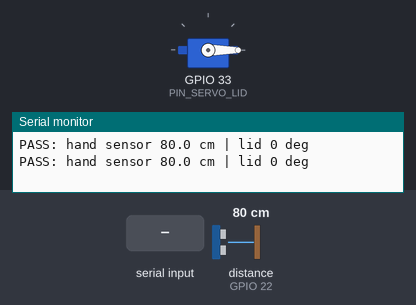
The sketch below on a simulated ESP32. Parts: servo, the last lines printed to the serial monitor. Wiring (inferred from the names in the program): ultrasonic range finder: trigger GPIO 23; echo GPIO 22. The test bench sets the inputs (shaded band); at power-on: distance to the obstacle (sensor on GPIO 22) 80 cm. The echo pulse lasts 58.3 µs per cm.

Above: at 1.2 s.
1.3 s: distance to the obstacle (sensor on GPIO 22) set to 22 cm
2.8 s: distance to the obstacle (sensor on GPIO 22) set to 19 cm
At 4.9 s:
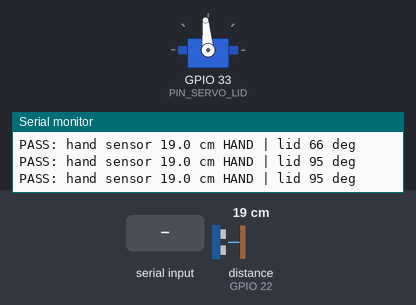
5.2 s: "angle  45\n" received over Serial
At 5.8 s:
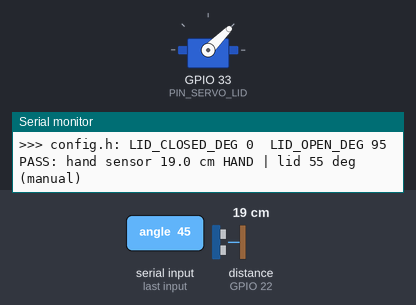
7.0 s: "auto\n" received over Serial
At 7.15 s:
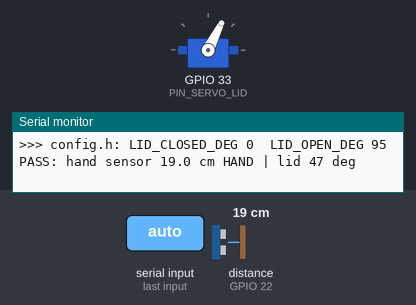
8.8 s: "open  45\n" received over Serial
At 8.95 s:
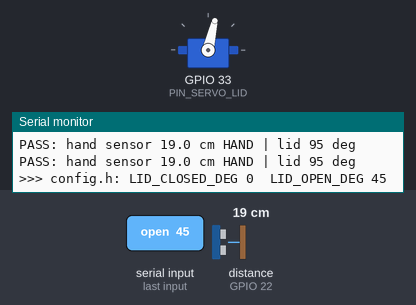
Timing chart, 0 to 11.6 s (numbered marks = the images above; inputs shaded):
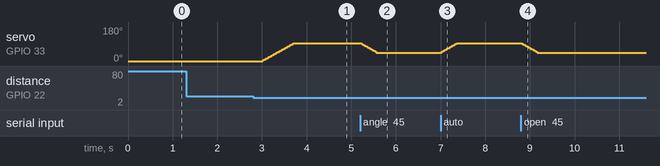

Measured:
- the behaviour switches between 21 and 20 cm on distance to the obstacle (sensor on GPIO 22) (found by bisection; images 0 and 1)
- after the input at 2.8 s, servo on GPIO 33 (PIN_SERVO_LID): moves from 0° to 95° over 0.71 s, starting after 0.21 s
- after the input at 5.2 s, servo on GPIO 33 (PIN_SERVO_LID): moves from 95° to 45° over 0.36 s, starting at once
- after the input at 7.0 s, servo on GPIO 33 (PIN_SERVO_LID): moves from 45° to 95° over 0.36 s, starting at once
- after the input at 8.8 s, servo on GPIO 33 (PIN_SERVO_LID): moves from 95° to 45° over 0.36 s, starting at once

The sketch:

t5_lid.ino
```cpp
// Stage 5 (WIRING.md): HC-SR04 #2 and the lid servo. Serial Monitor at 115200.
// Library: ESP32Servo.  START WITH THE ARM NOT JOINED TO THE FLAP.
// The flap opens when something is within 20 cm and closes 4 s after it leaves.
// Type:  angle 40            = go to 40 degrees and stay there (finds our real angles)
//        closed 0 / open 95  = set the two angles
//        auto                = back to the sensor
#include <ESP32Servo.h>
#define PIN_TRIG2     23
#define PIN_ECHO2     22
#define PIN_SERVO_LID 33

Servo lid;
int closedDeg = 0, openDeg = 95;
int pos = 0, target = 0;
bool manual = false, handEver = false;
uint32_t lastStep = 0, lastRead = 0, lastHand = 0, lastPrint = 0;
float hist[3] = { 999, 999, 999 };        // 999 = no echo, nothing near
int   hi = 0;

float once() {
  digitalWrite(PIN_TRIG2, LOW);  delayMicroseconds(2);
  digitalWrite(PIN_TRIG2, HIGH); delayMicroseconds(10);
  digitalWrite(PIN_TRIG2, LOW);
  unsigned long us = pulseIn(PIN_ECHO2, HIGH, 12000UL);
  return us == 0 ? 999 : us * 0.0343f / 2;
}

float median3() {
  return max(min(hist[0], hist[1]), min(max(hist[0], hist[1]), hist[2]));
}

void setup() {
  Serial.begin(115200);
  pinMode(PIN_TRIG2, OUTPUT);
  pinMode(PIN_ECHO2, INPUT);
  lid.setPeriodHertz(50);
  lid.attach(PIN_SERVO_LID, 500, 2400);
  lid.write(closedDeg);
  Serial.println("\nt5_lid. Type: angle <n> | closed <n> | open <n> | auto");
}

void loop() {
  uint32_t now = millis();
  if (now - lastRead >= 120) {
    lastRead = now;
    hist[hi] = once();
    hi = (hi + 1) % 3;
    if (median3() <= 20) { lastHand = now; handEver = true; }
  }
  if (!manual) target = (handEver && now - lastHand < 4000) ? openDeg : closedDeg;
  if (now - lastStep >= 15 && pos != target) {          // 2 degrees every 15 ms: slow and gentle
    lastStep = now;
    pos += constrain(target - pos, -2, 2);
    lid.write(pos);
  }
  if (now - lastPrint >= 500) {
    lastPrint = now;
    float d = median3();
    if (d > 900) Serial.printf("no echo (nothing near; always? check VCC, ECHO, R5/R6) | lid %d deg\n", pos);
    else         Serial.printf("PASS: hand sensor %.1f cm%s | lid %d deg %s\n", d, d <= 20 ? " HAND" : "", pos, manual ? "(manual)" : "");
  }
  if (Serial.available()) {
    String s = Serial.readStringUntil('\n');
    s.trim();
    int n = constrain(s.substring(s.indexOf(' ') + 1).toInt(), 0, 180);
    if (s.startsWith("angle "))       { manual = true; target = n; }
    else if (s.startsWith("closed ")) { closedDeg = n; manual = false; }
    else if (s.startsWith("open "))   { openDeg = n;   manual = false; }
    else if (s == "auto")             { manual = false; }
    Serial.printf(">>> config.h: LID_CLOSED_DEG %d  LID_OPEN_DEG %d\n", closedDeg, openDeg);
  }
}
```
